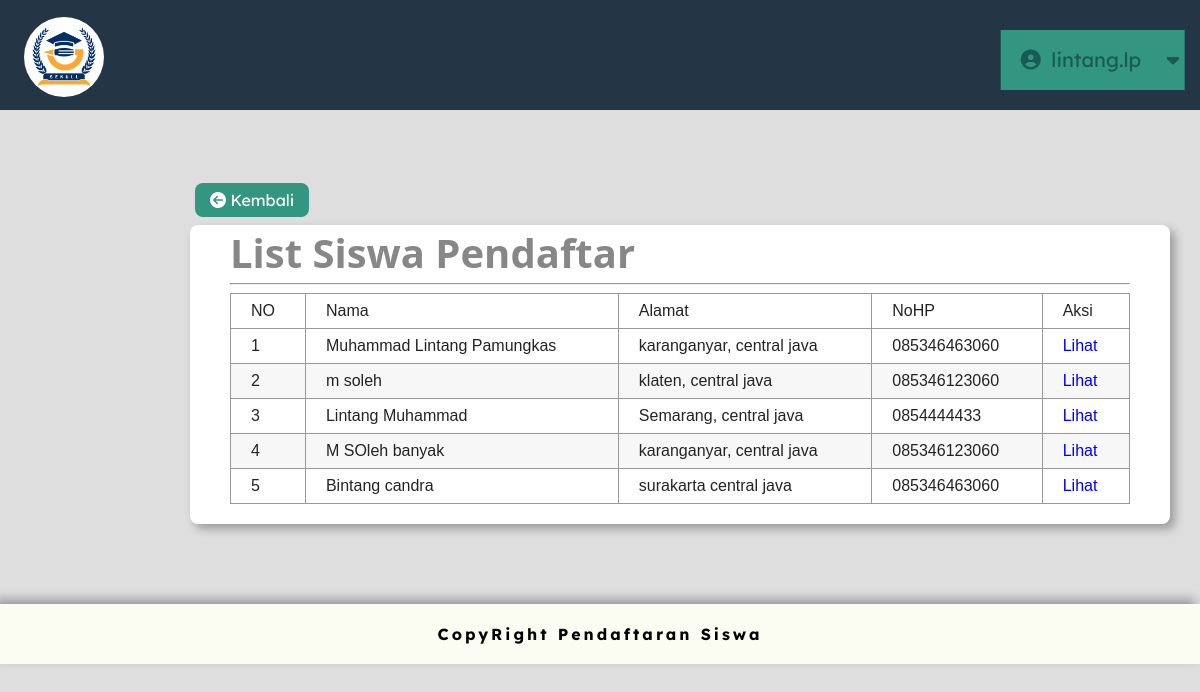
Page /admin/da_list.php (signed in) on the committed database.
### tables this page shows
CREATE TABLE `data_siswa` (
  `ID_DS` int(11) NOT NULL,
  `NIK` varchar(16) NOT NULL,
  `Nama` varchar(50) NOT NULL,
  `JenisKelamin` varchar(10) NOT NULL,
  `Agama` varchar(10) NOT NULL,
  `TempatLahir` varchar(30) NOT NULL,
  `TanggalLahir` date NOT NULL,
  `Telepon` varchar(15) NOT NULL,
  `Alamat` varchar(255) NOT NULL
);

### admin/da_list.php (the view, shortened to what this page needs)
<?php
$uname         =$_SESSION["uname"];
?>
<!DOCTYPE html>
<html lang="en">
<head>
  <link rel="stylesheet" href="path/to/font-awesome/css/font-awesome.min.css">
  <link rel="stylesheet" type="text/css" href="CSS/nav_bar.css">
</head>
<body>
  <div class="navbar">
    <a class ="alogo" href="beranda.php"> <img class= "logo" src="gambar/logo.jpg"> </a>
    <div class="container">
      <nav class="menu">
        <ul class="main-menu">
          <li class="with-submenu">
            <i class="fa fa-user-circle" aria-hidden="true" aria-hidden="true"></i>
              <?php echo $uname; ?>
            <i class="fa fa-caret-down"></i>
          </li>
        </ul>
      </nav>
    </div>
  </div>
  <div class="kembali">
    <a href="beranda.php">
      <i class="fa fa-arrow-circle-left" aria-hidden="true"></i>  Kembali
    </a>
  </div>
  <div class="form_class">
    <p class="syst">List Siswa Pendaftar</p><hr/>
    <table align="center" class="table1">
      <thead>
        <tr>
          <td>NO</td>
          <td>Nama</td>
          <td>Alamat</td>
          <td>NoHP</td>
          <td>Aksi</td>
        </tr>
      </thead>
      <tbody>
        <?php
        include '0-koneksi.php';
        $tampil = mysqli_query($kon, "SELECT * FROM data_siswa");
        $no = 1;
        while($hasil = mysqli_fetch_array($tampil)){ ?>
        <tr>
          <td align="center"><?= $no++;              ?></td>
          <td align="left">  <?= $hasil['Nama'];     ?></td>
          <td align="right"> <?= $hasil['Alamat'];   ?></td>
          <td align="right"> <?= $hasil['Telepon'];  ?></td>
          <td>
            <a href="da_konf.php?ID_DS=<?php echo $hasil['ID_DS']; ?>">Lihat</a>
        </td>
        </tr>
        <?php }?>
      </tbody>
    </table>
  </div>
  <footer>
    <p>CopyRight Pendaftaran Siswa</p>
  </footer>
</body>
</html>

### admin/CSS/nav_bar.css (style rules this page uses)
body { margin: 0; padding: 0; background: #dedede; width: 100%; height: 100%; font-family: "Lexend Deca", sans-serif; color: #878787; --menu-item-size: -25px; --green-color: #329680; --blue-color: #099c95; --dark-green-color: #175b52; --white-color: #fff; --gray-color: #ededed; --container-width: 700px; --container-height: 400px; --line-offset: calc( (100% - var(--container-height)) / 2 + var(--menu-item-size) + 0.6em ); }
.navbar { padding: 0.1px; background: #243545; }
.container { height: 80px; width: var(--container-width); margin-left: 340px; margin-top: 30px; }
.main-menu { display: flex; list-style: none; margin: 0px 0 0 0px; padding: 0px 0px 0 0; }
.main-menu > li { text-align: center; box-sizing: border-box; transition: 0.5s linear all; background: var(--green-color); color: var(--dark-green-color); cursor: pointer; font-size: 20px; user-select: none; }
.main-menu > li:nth-child(1) { transform: translateX(360%); }
.main-menu i { margin: 20px; margin-right: 5px; }
.with-submenu { position: relative; display: inline-block; }

### admin/da_list.php (style rules this page uses)
.logo { width: 80px; height: 80px; position: absolute; left: 2%; top: 2.1%; border-radius: 50%; }
.kembali { margin: 80px 0 -65px 195px; }
.kembali a { text-decoration: none; padding: 7px 15px 7px 15px; border-radius: 8px; color: white; background-color: #329680; font-family: "Lexend Deca", sans-serif; }
.form_class { width: 900px; padding: 0px 40px 20px 40px; margin: 80px 0 80px 190px; border-radius: 8px; background-color: white; font-family: 'system-ui'; box-shadow: 5px 5px 10px rgb(0,0,0,0.3); }
.syst { font-size: 40px; font-weight: bold; margin: 0 0 -5px; }
.table1 { width: 900px; font-family: sans-serif; color: #232323; border-collapse: collapse; }
.table1, th, td { text-decoration: none; text-align: left; border: 1px solid #999; padding: 8px 20px; }
.table1, th, td, a { text-decoration: none; }
.table1 tr:nth-child(even) { background-color: #f7f7f7; }
footer { height: 60px; background-color: #FCFDF2; color: white; display: flex; align-items: center; justify-content: center; box-shadow: -5px -5px 10px rgb(0,0,0,0.3); }
footer > p { text-align: center; font-family: "Lexend Deca", sans-serif; letter-spacing: 3px; color:black; font-weight: bold; }

### rows in the picture
data_siswa: Nama "Muhammad Lintang Pamungkas", Alamat "karanganyar, central java", Telepon "085346463060"
data_siswa: Nama "m soleh", Alamat "klaten, central java", Telepon "085346123060"
data_siswa: Nama "Lintang Muhammad", Alamat "Semarang, central java", Telepon "0854444433"
data_siswa: Nama "M SOleh banyak", Alamat "karanganyar, central java", Telepon "085346123060"
data_siswa: Nama "Bintang candra", Alamat "surakarta central java", Telepon "085346463060"

### other values in the picture
$uname "lintang.lp"
